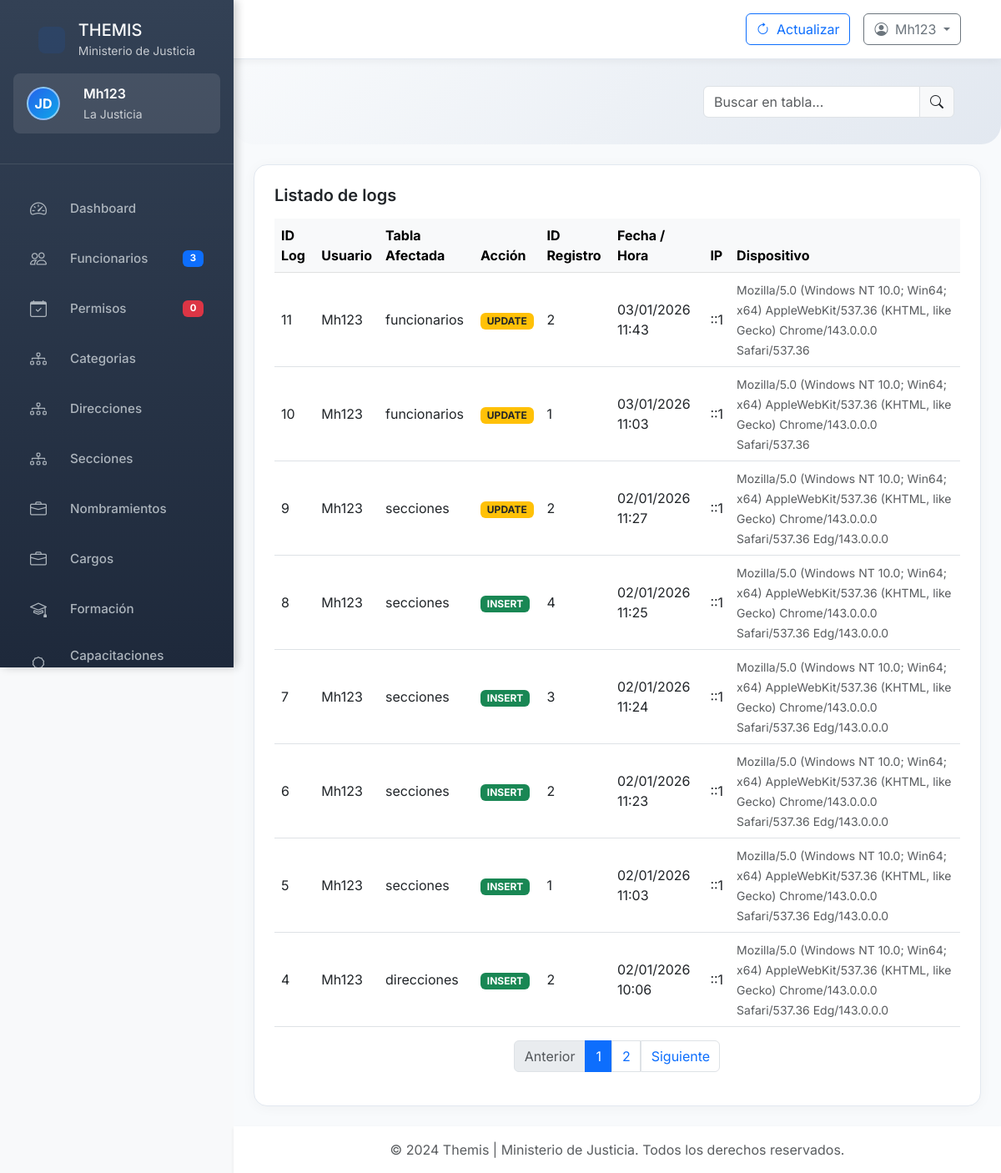
Page /administrador/auditoria.php (signed in) on the committed database.
### tables this page shows
CREATE TABLE logs (
    Id_log INT AUTO_INCREMENT PRIMARY KEY,
    Usuario_id INT NOT NULL,
    Tabla_afectada VARCHAR(100),
    Accion ENUM('INSERT','UPDATE','DELETE','LOGIN','LOGOUT'),
    Registro_id INT,
    Descripcion TEXT,               
    Fecha DATETIME DEFAULT CURRENT_TIMESTAMP,
    IP VARCHAR(45),
    Dispositivo TEXT,

    FOREIGN KEY (Usuario_id) REFERENCES tbl_usuarios(ID_Usuario)
);

CREATE TABLE tbl_usuarios (
    ID_Usuario INT AUTO_INCREMENT PRIMARY KEY,
    Nombre_Usuario VARCHAR(50) NOT NULL UNIQUE,
    Contrasena_Hash VARCHAR(255) NOT NULL,
    Rol_Usuario ENUM(
        'Administrador','Recursos Humanos','Jefe Personal',
        'Auditor','Secretaria','Usuario'
    ) NOT NULL,
    Nombre VARCHAR(100),
    Apellidos VARCHAR(100),
    Email_Contacto VARCHAR(100) NOT NULL,
    Fecha_Creacion DATETIME DEFAULT CURRENT_TIMESTAMP,
    Ultimo_Acceso DATETIME NULL,
    Activo TINYINT(1) DEFAULT 1
);

### administrador/auditoria.php (the view, shortened to what this page needs)
<?php
include_once '../includes/header.php';
?>
<?php
include_once '../includes/silebar_admin.php';
?>
<body>
    <div class="container-fluid p-0">
        <div class="row g-0">
            <div class="main-content" id="mainContent">
              <div class="header-section">
                    <div class="row align-items-center">
                        <div class="col-md-12 text-md-end mt-3 mt-md-0">
                            <div class="d-flex justify-content-md-end align-items-center gap-2 flex-wrap justify-content-center">
                                <div class="input-group" style="width: auto;">
                                    <input type="text" class="form-control" id="liveSearchInput" placeholder="Buscar en tabla...">
                                    <span class="input-group-text"><i class="bi bi-search"></i></span>
                                </div>
                            </div>
                        </div>
                    </div>
                </div>
                <div class="container-fluid px-4">
                    <div class="table-custom mb-4 p-4">
                        <div class="d-flex justify-content-between align-items-center mb-3">
                            <h5 class="mb-0 fw-semibold">Listado de logs</h5>
                        </div>
                        <div class="table-responsive">
                            <?php
                            try {
                                $pdo = new PDO($dsn, $user, $pass, $options);
                            } catch (PDOException $e) {
                                die("Error de conexión: " . $e->getMessage());
                            }
                            $sql = "SELECT l.Id_log, u.Nombre_Usuario, l.Tabla_afectada, l.Accion, l.Registro_id,
                   l.Fecha, l.IP, l.Dispositivo
            FROM logs l
            LEFT JOIN tbl_usuarios u ON l.Usuario_id = u.ID_Usuario
            ORDER BY l.Fecha DESC";
                            $stmt = $pdo->prepare($sql);
                            $stmt->execute();
                            $logs = $stmt->fetchAll(PDO::FETCH_ASSOC);
                            ?>
                            <table class="table table-hover align-middle mb-0" id="funcionariosTable">
                                <thead class="table-light">
                                    <tr>
                                        <th>ID Log</th>
                                        <th>Usuario</th>
                                        <th>Tabla Afectada</th>
                                        <th>Acción</th>
                                        <th>ID Registro</th>
                                        <th>Fecha / Hora</th>
                                        <th>IP</th>
                                        <th>Dispositivo</th>
                                    </tr>
                                </thead>
                                <tbody id="funcionariosTableBody">
                                    <?php if ($logs): ?>
                                        <?php foreach ($logs as $log): ?>
                                            <tr>
                                                <td><?= htmlspecialchars($log['Id_log']) ?></td>
                                                <td><?= htmlspecialchars($log['Nombre_Usuario'] ?? 'Desconocido') ?></td>
                                                <td><?= htmlspecialchars($log['Tabla_afectada']) ?></td>
                                                <td>
                                                    <?php
                                                    $accionClass = match ($log['Accion']) {
                                                        'INSERT' => 'badge bg-success',
                                                        'UPDATE' => 'badge bg-warning text-dark',
                                                        'DELETE' => 'badge bg-danger',
                                                        'LOGIN'  => 'badge bg-primary',
                                                        'LOGOUT' => 'badge bg-secondary',
                                                        default  => 'badge bg-light text-dark'
                                                    };
                                                    ?>
                                                    <span class="<?= $accionClass ?>"><?= $log['Accion'] ?></span>
                                                </td>
                                                <td><?= htmlspecialchars($log['Registro_id']) ?></td>
                                                <td><?= htmlspecialchars(date('d/m/Y H:i', strtotime($log['Fecha']))) ?></td>
                                                <td><?= htmlspecialchars($log['IP'] ?? '-') ?></td>
                                                <td>
                                                    <small class="text-muted"><?= htmlspecialchars($log['Dispositivo'] ?? '-') ?></small>
                                                </td>
                                            </tr>
                                        <?php endforeach; ?>
                                    <?php endif; ?>
                                </tbody>
                            </table>
                        </div>
                        <nav aria-label="Page navigation example" class="mt-3">
                            <ul class="pagination justify-content-center" id="paginationControls">
                            </ul>
                        </nav>
                    </div>
                </div>
                <footer class="footer bg-white shadow-sm py-3 mt-auto">
                    <div class="container-fluid text-center">
                        <span class="text-muted">© 2024 Themis | Ministerio de Justicia. Todos los derechos
                            reservados.</span>
                    </div>
                </footer>
            </div>
        </div>
    </div>
    <?php
    include_once '../includes/footer.php';
    ?>

### rows in the picture
logs: Id_log "11", Usuario.Nombre_Usuario "Mh123", Tabla_afectada "funcionarios", Accion "UPDATE", Registro "2", Fecha "03/01/2026 11:43", IP "::1", Dispositivo "Mozilla/5.0 (Windows NT 10.0; Win64; x64) AppleWebKit/537.36 (KHTML, like Gecko) Chrome/143.0.0.0 Safari/537.36"
logs: Id_log "10", Usuario.Nombre_Usuario "Mh123", Tabla_afectada "funcionarios", Accion "UPDATE", Registro "1", Fecha "03/01/2026 11:03", IP "::1", Dispositivo "Mozilla/5.0 (Windows NT 10.0; Win64; x64) AppleWebKit/537.36 (KHTML, like Gecko) Chrome/143.0.0.0 Safari/537.36"
logs: Id_log "9", Usuario.Nombre_Usuario "Mh123", Tabla_afectada "secciones", Accion "UPDATE", Registro "2", Fecha "02/01/2026 11:27", IP "::1", Dispositivo "Mozilla/5.0 (Windows NT 10.0; Win64; x64) AppleWebKit/537.36 (KHTML, like Gecko) Chrome/143.0.0.0 Safari/537.36 Edg/143.0.0.0"
logs: Id_log "8", Usuario.Nombre_Usuario "Mh123", Tabla_afectada "secciones", Accion "INSERT", Registro "4", Fecha "02/01/2026 11:25", IP "::1", Dispositivo "Mozilla/5.0 (Windows NT 10.0; Win64; x64) AppleWebKit/537.36 (KHTML, like Gecko) Chrome/143.0.0.0 Safari/537.36 Edg/143.0.0.0"
logs: Id_log "7", Usuario.Nombre_Usuario "Mh123", Tabla_afectada "secciones", Accion "INSERT", Registro "3", Fecha "02/01/2026 11:24", IP "::1", Dispositivo "Mozilla/5.0 (Windows NT 10.0; Win64; x64) AppleWebKit/537.36 (KHTML, like Gecko) Chrome/143.0.0.0 Safari/537.36 Edg/143.0.0.0"
logs: Id_log "6", Usuario.Nombre_Usuario "Mh123", Tabla_afectada "secciones", Accion "INSERT", Registro "2", Fecha "02/01/2026 11:23", IP "::1", Dispositivo "Mozilla/5.0 (Windows NT 10.0; Win64; x64) AppleWebKit/537.36 (KHTML, like Gecko) Chrome/143.0.0.0 Safari/537.36 Edg/143.0.0.0"
logs: Id_log "5", Usuario.Nombre_Usuario "Mh123", Tabla_afectada "secciones", Accion "INSERT", Registro "1", Fecha "02/01/2026 11:03", IP "::1", Dispositivo "Mozilla/5.0 (Windows NT 10.0; Win64; x64) AppleWebKit/537.36 (KHTML, like Gecko) Chrome/143.0.0.0 Safari/537.36 Edg/143.0.0.0"
logs: Id_log "4", Usuario.Nombre_Usuario "Mh123", Tabla_afectada "direcciones", Accion "INSERT", Registro "2", Fecha "02/01/2026 10:06", IP "::1", Dispositivo "Mozilla/5.0 (Windows NT 10.0; Win64; x64) AppleWebKit/537.36 (KHTML, like Gecko) Chrome/143.0.0.0 Safari/537.36 Edg/143.0.0.0"

### other values in the picture
$nombre_usuario "Mh123"
$dashboardData['totalFuncionarios'] "3"
$dashboardData['permisosPendientes'] "0"
